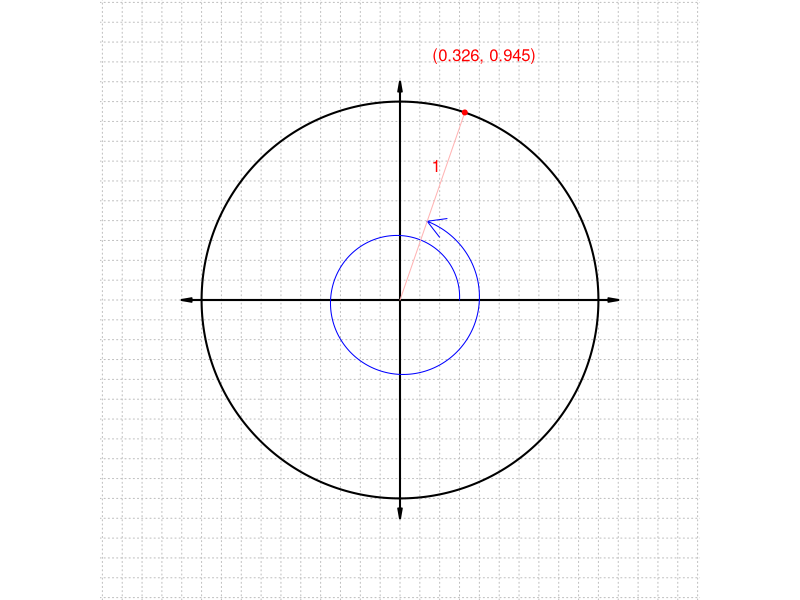

Write R code to recreate this figure.
## ---- chunk 1
while(T){
  t = runif(1,2*pi,6*pi)*sample(c(-1,1),1)
  x = round(cos(t),3)
  y = round(sin(t),3)
  ta = round(y/x,3)
  cs = round(1/y,3)
  se = round(1/x,3)
  co = round(x/y,3)
  al = sort(c(x,y,ta,cs,se,co))
  anli = paste0("* ",al,collapse="\n")
  a1 = paste0(1*(y==al),collapse="")
  a2 = paste0(1*(x==al),collapse="")
  a3 = paste0(1*(ta==al),collapse="")
  a4 = paste0(1*(cs==al),collapse="")
  a5 = paste0(1*(se==al),collapse="")
  a6 = paste0(1*(co==al),collapse="")
  if(abs(abs(x)-abs(y))>0.01 && abs(x)>0.01 && abs(y)>0.01 && length(unique(al))==6 && min(diff(sort(abs(al))))>0.01 && 
     sum(y==al)==1 &&
     sum(x==al)==1 &&
     sum(ta==al)==1 &&
     sum(cs==al)==1 &&
     sum(se==al)==1 &&
     sum(co==al)==1){break}
}

## ---- chunk 2
par(mar=c(0,0,0,0),pty="s")
plot(0,0,type="n",ann=F,axes=F,asp=1,xlim=c(-1.4,1.4),ylim=c(-1.4,1.4))
for(i in seq(-1.5,1.5,0.1)){
  abline(h=i,col="grey",lty=3)
  abline(v=i,col="grey",lty=3)
}
arrows(-1.1,0,1.1,0,length=0.1,angle=10,code=3,lwd=2)
arrows(0,-1.1,0,1.1,length=0.1,angle=10,code=3,lwd=2)
th = seq(0,2*pi,length.out=360)
lines(cos(th),sin(th),lwd=2)
lo = round(abs(t*30))
th = seq(0,t,length.out=lo)
lines(0.1*(3+abs(th)/2/pi)*cos(th),0.1*(3+abs(th)/2/pi)*sin(th),col="blue")
arrows(0.1*(3+abs(th[lo-1])/2/pi)*cos(th[lo-1]),0.1*(3+abs(th[lo-1])/2/pi)*sin(th[lo-1]),
       0.1*(3+abs(th[lo])/2/pi)*cos(th[lo]),0.1*(3+abs(th[lo])/2/pi)*sin(th[lo]),col="blue",length=0.2,angle=30)
lines(c(0,cos(t)),c(0,sin(t)),col=rgb(1,0.7,0.7))
points(cos(t),sin(t),col="red",pch=20)
text(1.3*cos(t),1.3*sin(t),paste0("(",sprintf("%.3f",x),", ",sprintf("%.3f",y),")"),col="red")
text(0.7*cos(t)+0.05*cos(t+pi/2*sign(t)),0.7*sin(t)+0.05*sin(t+pi/2*sign(t)),"1",col="red")
